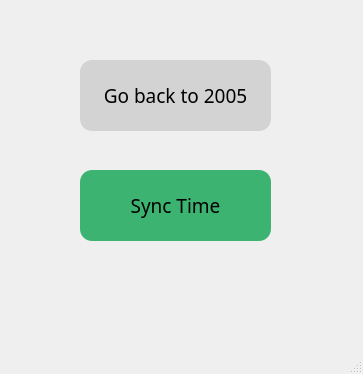
<?xml version="1.0" encoding="UTF-8"?>
<ui version="4.0">
 <class>MainWindow</class>
 <widget class="QMainWindow" name="MainWindow">
  <property name="geometry">
   <rect>
    <x>0</x>
    <y>0</y>
    <width>363</width>
    <height>374</height>
   </rect>
  </property>
  <property name="minimumSize">
   <size>
    <width>150</width>
    <height>200</height>
   </size>
  </property>
  <property name="maximumSize">
   <size>
    <width>1000</width>
    <height>1000</height>
   </size>
  </property>
  <property name="windowTitle">
   <string>MainWindow</string>
  </property>
  <widget class="QWidget" name="centralwidget">
   <widget class="QPushButton" name="pb_go_back">
    <property name="geometry">
     <rect>
      <x>80</x>
      <y>60</y>
      <width>191</width>
      <height>71</height>
     </rect>
    </property>
    <property name="font">
     <font>
      <family>Segoe Print</family>
      <pointsize>14</pointsize>
     </font>
    </property>
    <property name="cursor">
     <cursorShape>ArrowCursor</cursorShape>
    </property>
    <property name="mouseTracking">
     <bool>false</bool>
    </property>
    <property name="toolTip">
     <string>&lt;div&gt;
    &lt;style scoped&gt;

        .button-success,
 {
            color: white;
            border-radius: 4px;
            text-shadow: 0 1px 1px rgba(0, 0, 0, 0.2);
        }

        .button-success {
            background: rgb(28, 184, 65); /* this is a green */
        }


    &lt;/style&gt;

    &lt;button class=&quot;button-success pure-button&quot;&gt;Success Button&lt;/button&gt;
&lt;/div&gt;</string>
    </property>
    <property name="styleSheet">
     <string notr="true">#pb_go_back {
background: gray;
border: 5px rgb(0, 170, 255);
border-radius: 12px;
background:lightgray;
}</string>
    </property>
    <property name="text">
     <string>Go back to 2005</string>
    </property>
   </widget>
   <widget class="QPushButton" name="pb_sync_time">
    <property name="geometry">
     <rect>
      <x>80</x>
      <y>170</y>
      <width>191</width>
      <height>71</height>
     </rect>
    </property>
    <property name="font">
     <font>
      <family>Segoe Print</family>
      <pointsize>14</pointsize>
      <weight>50</weight>
      <bold>false</bold>
     </font>
    </property>
    <property name="styleSheet">
     <string notr="true">#pb_sync_time {
background: gray;
border: 5px rgb(0, 170, 255);
border-radius: 12px;
background:mediumseagreen;
}</string>
    </property>
    <property name="text">
     <string>Sync Time</string>
    </property>
   </widget>
   <zorder>pb_sync_time</zorder>
   <zorder>pb_go_back</zorder>
  </widget>
  <widget class="QMenuBar" name="menubar">
   <property name="geometry">
    <rect>
     <x>0</x>
     <y>0</y>
     <width>363</width>
     <height>21</height>
    </rect>
   </property>
  </widget>
  <widget class="QStatusBar" name="statusbar"/>
 </widget>
 <resources/>
 <connections/>
</ui>
